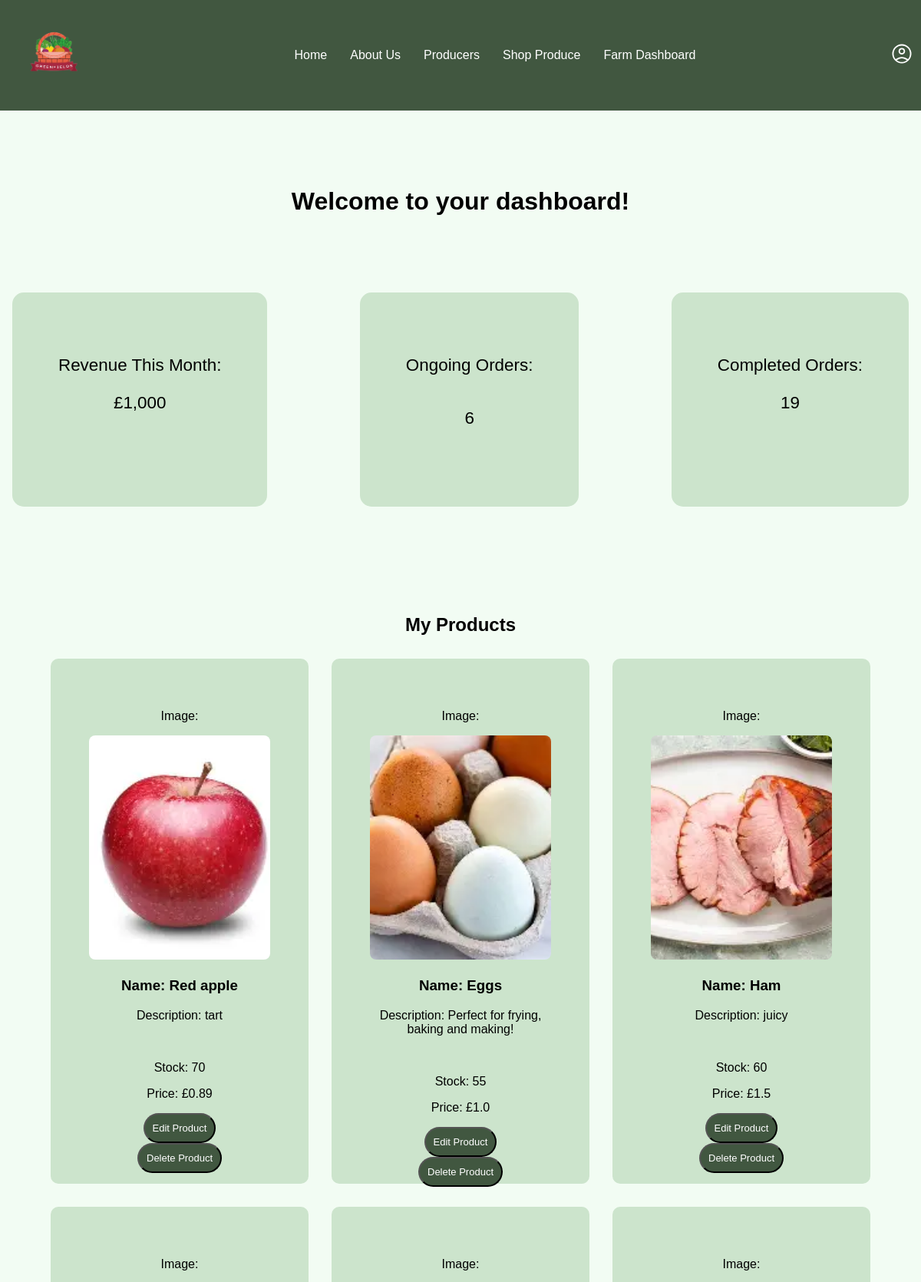
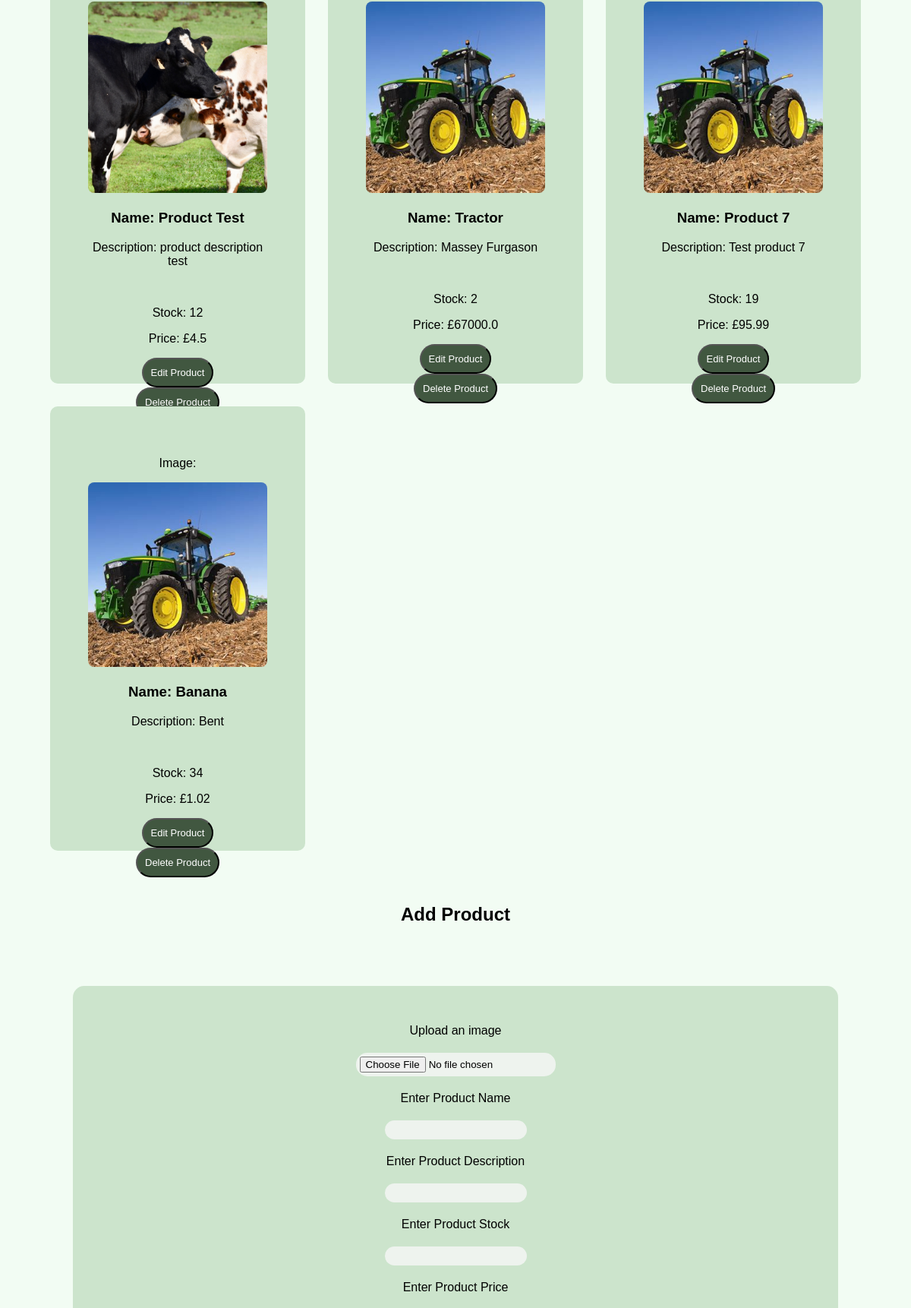
/farm-dashboard (signed in, upper part), run on the app's committed database (2 pictures, top to bottom).
### app.py (models this page shows)
class Products(db.Model):
    product_id = db.Column(db.Integer, primary_key=True)
    farmer_id = db.Column(db.Integer)
    product_name = db.Column(db.String(30), nullable=False)
    product_category = db.Column(db.String(30), nullable=False)
    product_description = db.Column(db.String(200), nullable=False)
    img_url = db.Column(db.String(2000))
    product_price = db.Column(db.Float(5), nullable=False)
    stock = db.Column(db.Integer, nullable=False, default=0)

### app.py (the view, shortened to what this page needs)
@app.route("/farm-dashboard", methods = ["GET", "POST"])
def farmDashboard():
    user_id = session.get("user_id")
    if not user_id:
        flash("You must log in to view the shop", "info")
        return redirect(url_for("login"))
    user = Users.query.get(user_id)
    if not user or not user.logged_in:
        flash("You must log in to view the shop", "info")
        return redirect(url_for("login"))
    revenue = "1,000"
    ongoing_orders = "6"
    complete_orders = "19"
    products = Products.query.all()
    return render_template("farmDashboard.html",
                           revenue=revenue,
                           ongoing_orders=ongoing_orders,
                           complete_orders=complete_orders,
                           products=products)

### templates/farmDashboard.html (shortened to what this page needs)
{% extends "base.html" %}
{% block content %}
<div class="page">
    <section class="screen-top">
        <h1>Welcome to your dashboard!</h1>
    </section>
<div class="top-boxes">
     <section class="top-box">
        <p class="overview-title">Revenue This Month:</p>
        <p class="revenue">£{{ revenue }}</p>
     </section>
     <section class="top-box">
        <p class="ongoing-orders-title">Ongoing Orders:</p>
        <p class="ongoing-orders">{{ ongoing_orders }}</p>
     </section>
     <section class="top-box">
        <p class="complete-orders-title">Completed Orders:</p>
        <p class="complete-orders">{{ complete_orders }}</p>
     </section>
    </div>
    <section class="product-highlight">
    <h2>My Products</h2>
    <div class="product-highlight-cards">
    {% for product in products %}
    <div class="product-card">
        <p>Image:</p><img src="{{ product.img_url }}" alt="{{ product.product_name }}">
        <h3 class="p-name">Name: {{ product.product_name }}</h3>
        <p class="p-description">Description: {{ product.product_description }}</p><br>
        <p class="p-stock">Stock: {{ product.stock }}</p>
        <p class="ph-price">Price: £{{ product.product_price }}</p>
        <a href="{{ url_for('edit_product', product_id=product.product_id) }}">
            <button class="dark-button" type="button">Edit Product</button>
        </a>
        <form action="{{ url_for('delete_product', product_id=product.product_id) }}" method="POST">
            <button class="dark-button" type="submit"
                    onclick="return confirm('Delete this product?');">
                Delete Product
            </button>
        </form>
    </div>
    {% endfor %}
    </div>
    </section>
    <section>
    <h2 class="product-header">Add Product</h2>
    <div class="add-product">
        <form method="POST" enctype="multipart/form-data">
            <label for="img_url">Upload an image</label></br>
            <input type="file" name="img_url" id="img_url" required></br>
            <label for="product_name">Enter Product Name</label></br>
            <input type="text" name="product_name" id="product_name" required></br>
            <label for="product_description">Enter Product Description</label></br>
            <input type="text" name="product_description" id="product_description" required></br>
            <label for="stock">Enter Product Stock</label></br>
            <input type="number" name="stock" id="stock" required></br>
            <label for="product_price">Enter Product Price</label></br>
            <br>
        </form>
    </div>
  </div>
{% endblock %}

### static/style.css (style rules this page uses)
:root { --dark-green: #415740; --mid-green: #5f7c5d; --light-green: #8cb28b; --card-green: #cce4cc; --background-green: #f2fcf3; --black: black; --white: white; --font-family: Arial, Helvetica; }
* { box-sizing: border-box; }
body { margin: 0; font-family: var(--font-family); background-color: var(--background-green); }
.page { max-width: 1200px; margin-left: auto; margin-right: auto; padding-left: 1rem; padding-right: 1rem; }
.dark-button { border-radius: 40px; padding: 10px; text-decoration: none; background-color: var(--dark-green); color: var(--white); font-size: small; }
.product-highlight { background-color: var(--background-green); padding: 50px; }
.product-highlight-cards { display: grid; grid-template-columns: repeat(auto-fit, minmax(250px, 1fr)); gap: 30px; justify-content: center; }
.product-card { background-color: var(--card-green); padding: 50px; border-radius: 10px; align-items: center; text-align: center; }
.product-card img { width: 100%; height: 50%; object-fit: cover; border-radius: 8px; }
.product-highlight h2 { text-align: center; margin-bottom: 30px; }
.ongoing-orders { padding: 20px; }
.screen-top { text-align: center; margin: 100px; }
.top-boxes { display: grid; grid-template-columns: auto auto auto; justify-content: space-between; margin-bottom: 70px; font-size: 1.4rem; }
.top-box { background-color: var(--card-green); border-radius: 15px; text-align: center; padding: 60px; }
.farmers-products, .add-product { background-color: var(--card-green); border-radius: 15px; text-align: center; padding: 50px; margin: 80px; }
.product-header { text-align: center; }
.add-product { padding: 50px; text-align: center; }
.add-product input { border: none; background-color: #eef3ee; border-radius: 15px; margin: 20px; padding: 5px; }
@media screen and (min-width: 768px) { .screen-top h1 { font-size: 2rem; left: 20px; } }

### data on the page
Products: img_url (picture), product_name "Red apple", product_description "tart", stock "70", product_price "0.89"
Products: img_url (picture), product_name "Eggs", product_description "Perfect for frying, baking and making!", stock "55", product_price "1.0"
Products: img_url (picture), product_name "Ham", product_description "juicy", stock "60", product_price "1.5"
Products: img_url (picture), product_name "Product Test", product_description "product description test", stock "12", product_price "4.5"
Products: img_url (picture), product_name "Tractor", product_description "Massey Furgason", stock "2", product_price "67000.0"
Products: img_url (picture), product_name "Product 7", product_description "Test product 7", stock "19", product_price "95.99"
Products: img_url (picture), product_name "Banana", product_description "Bent", stock "34", product_price "1.02"

### other printed values
{{ revenue }} "1,000"
{{ ongoing_orders }} "6"
{{ complete_orders }} "19"
